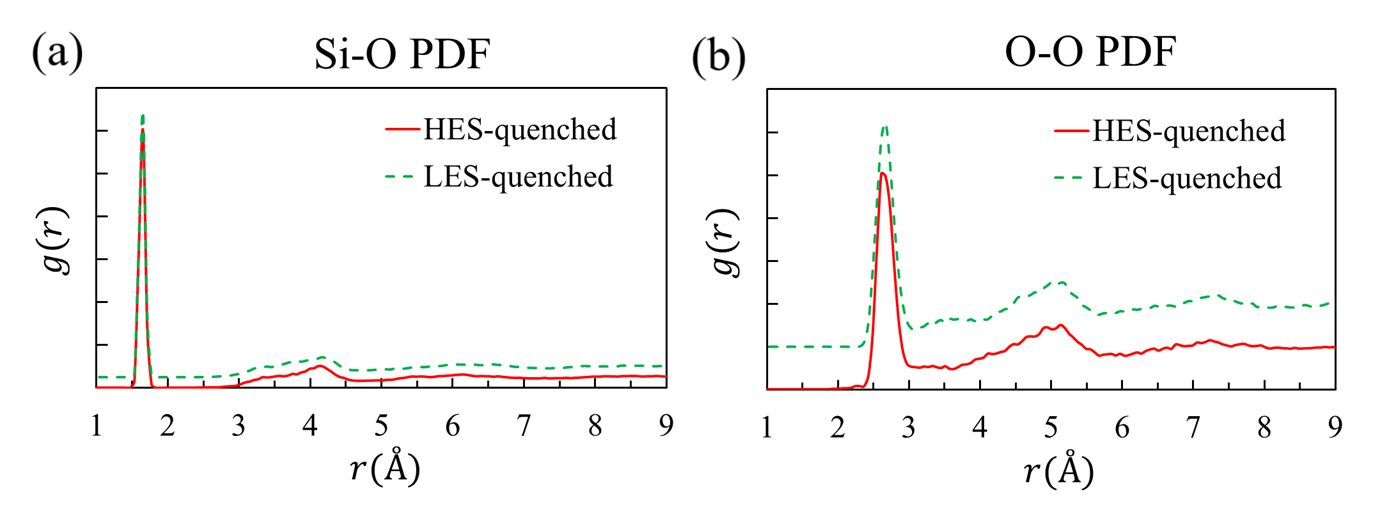
#> input picture 05_doc/dechant_figs/SI_p4_img0.jpeg, 1373 x 515 px
$ python digitize_dechant_pdf.py
#> lines starting #> are read from the running program, lines starting #| are printed output that depends on the picture; after the words box and inside, x2 and y2 are one past the last pixel; in counts of white or black regions, pixels touching at a corner belong together
#!/usr/bin/env python
"""Dechant JPCC 2026 의 partial PDF (Si-O, O-O, Si-Si) 를 색 분리로 digitize.

y축 눈금값이 없고, 게다가 LES(녹색)는 세로로 offset 되어 그려져 있다.
미지수 2개(offset, scale)를 물리 조건 2개로 결정한다:

  (1) 1피크보다 가까운 구간에서 g(r) = 0      → offset
  (2) 1피크 아래 배위수 = 이론값               → scale
        완전한 corner-sharing SiO4 망:  n(Si-O)=4, n(O-O)=6, n(Si-Si)=4
        n_ab = ∫ 4πr² ρ_b g_ab(r) dr

꼬리(g→1)는 쓰지 않는다. 논문 셀이 12.2 Å이라 **L/2 = 6.1 Å 너머는 최소이미지 밖**이고,
실제로 9 Å에서 수렴한 것처럼 보이지 않는다.

출력: dechant_pdf_digitized.dat  (r, g_SiO, g_OO, g_SiSi ; LES only)
"""
import numpy as np
from PIL import Image

# 논문 계: 120 atoms (40 SiO2), ρ = 2.20 g/cm3
MASS = 40 * (28.0855 + 2 * 15.9994)
V = MASS * 1.66053907 / 2.20
N_SI, N_O = 40, 80
RHO = {"Si": N_SI / V, "O": N_O / V}
print(f"논문 계: V = {V:.1f} A^3 (L = {V**(1/3):.2f} A),  L/2 = {V**(1/3)/2:.2f} A")

# (그림파일, 패널 x범위(전체폭 대비), 쌍, 이론 배위수, 중심원자, 상대원자, 0인 구간, 1피크 적분구간)
PANELS = [
    ("../05_doc/dechant_figs/SI_p4_img0.jpeg", (0.00, 0.50), "Si-O", 4.0, "Si", "O", (1.0, 1.30), (1.30, 2.10)),
    ("../05_doc/dechant_figs/SI_p4_img0.jpeg", (0.50, 1.00), "O-O",  6.0, "O",  "O", (1.0, 2.10), (2.10, 3.30)),
    ("../05_doc/dechant_figs/p3_img2.png",     (0.00, 0.51), "Si-Si", 4.0, "Si", "Si", (1.0, 2.20), (2.20, 3.80)),
]
RMIN, RMAX = 1.0, 9.0          # 세 그림 모두 x축 1~9 Å


def find_box(black):
    """축 프레임: 검은 픽셀이 가장 많은 가로선 2개(위/아래)와 그 선의 좌우 끝."""
    rs = black.sum(1)
    cand = np.where(rs > 0.5 * rs.max())[0]
    # 인접 행 묶어 위/아래 두 그룹
    grp, cur = [], [cand[0]]
    for x in cand[1:]:
        if x - cur[-1] <= 3:
            cur.append(x)
        else:
            grp.append(int(np.mean(cur))); cur = [x]
    grp.append(int(np.mean(cur)))
    r0, r1 = min(grp), max(grp)
    # 위/아래 테두리 중 더 길게 잡히는 쪽을 쓴다 (틱 라벨 때문에 한쪽이 잘릴 수 있음)
    ca = np.where(black[r0])[0]
    cb_ = np.where(black[r1])[0]
    c0 = min(ca.min(), cb_.min()); c1 = max(ca.max(), cb_.max())
    return c0, c1, r0, r1


grid = np.arange(RMIN, RMAX + 1e-9, 0.02)
out = [grid]

for path, (fx0, fx1), pair, cn_ref, ca, cb, zero_rng, peak_rng in PANELS:
    im = np.array(Image.open(path).convert("RGB")).astype(int)
    W = im.shape[1]
#> W = 1373
    sub = im[:, int(fx0 * W):int(fx1 * W)]
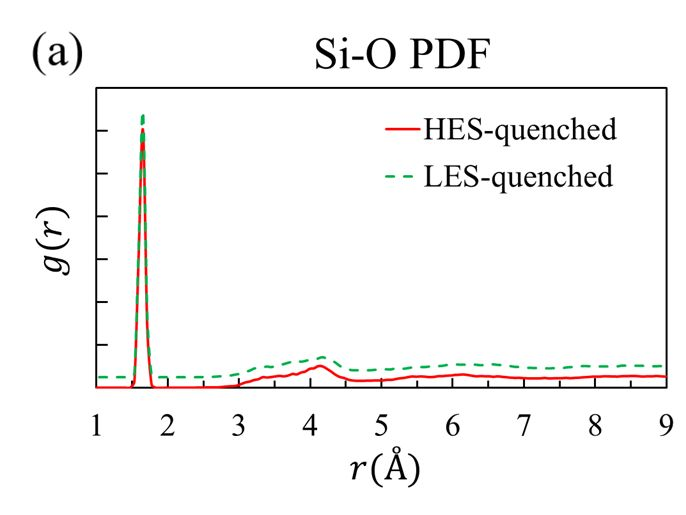
#> sub: shape (515, 686, 3) int64; mean R, G, B 246.7, 246.1, 245.7
    r_, g_, b_ = sub[:, :, 0], sub[:, :, 1], sub[:, :, 2]
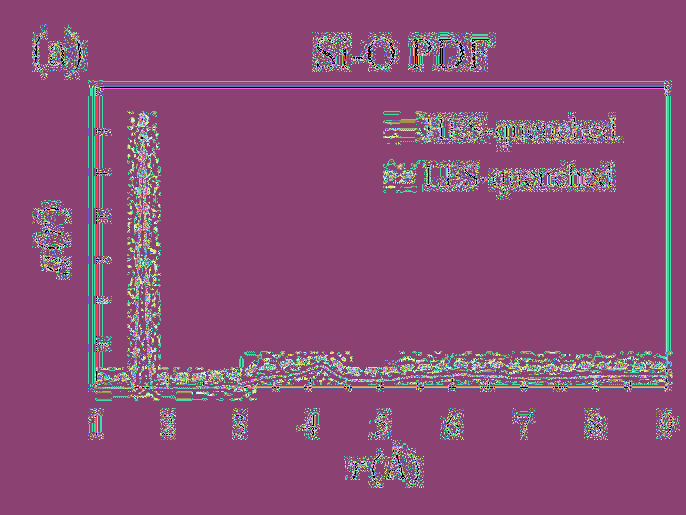
#> r_: shape (515, 686) int64; 256 distinct labels, from 0 to 255; one colour per label, 0 black
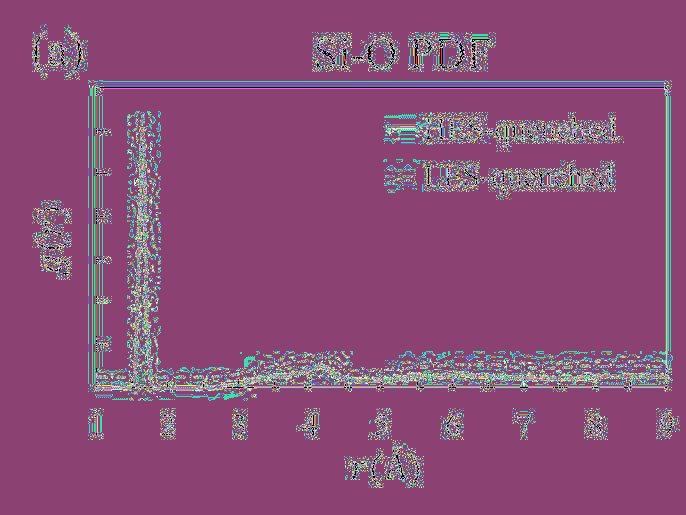
#> g_: shape (515, 686) int64; 256 distinct labels, from 0 to 255; one colour per label, 0 black
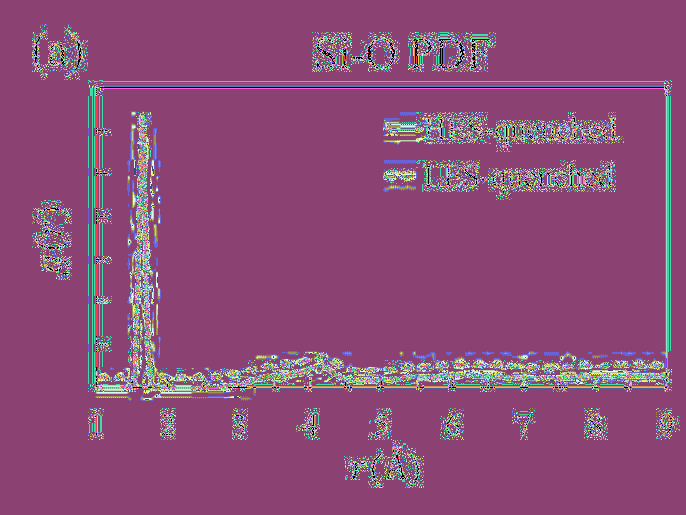
#> b_: shape (515, 686) int64; 256 distinct labels, from 0 to 255; one colour per label, 0 black
    black = (r_ < 110) & (g_ < 110) & (b_ < 110)
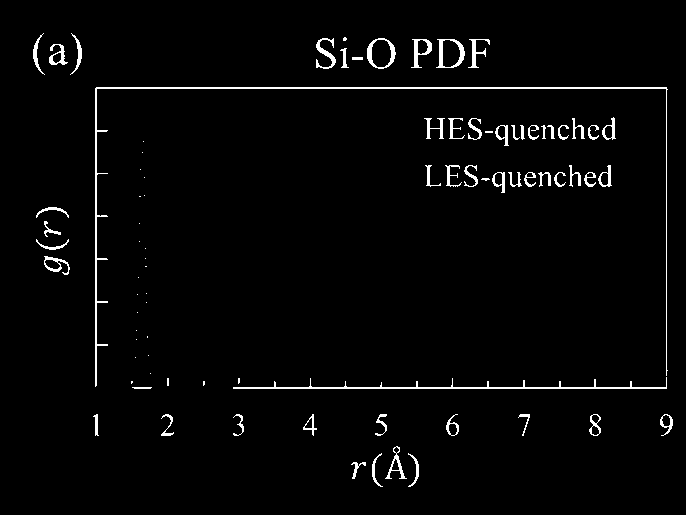
#> black: shape (515, 686) bool; 2.5% white in thin lines or dots, all inside (x1, y1, x2, y2) = (33, 33, 673, 487)
    c0, c1, r0, r1 = find_box(black)
#> in find_box, `rs = black.sum(1)`: rs = 515 values, max 572 at index 88, min 0 at index 0, mean 16.91
#> in find_box, `cand = np.where(rs > 0.5 * rs.max())[0]`: cand = [87, 88, 387, 388]
#> in find_box, `grp, cur = [], [cand[0]]`: grp = []; cur = [87]
#> the loop in find_box, `for x in cand[1:]:` made 3 passes
#> (x, cur) on pass 2: (387, [387])
#> x on passes 1, 3: 88, 388
#> in find_box, `r0, r1 = min(grp), max(grp)`: r0 = 87; r1 = 387
#> in find_box, `ca = np.where(black[r0])[0]`: ca = 571 values from 96 to 666
#> in find_box, `cb_ = np.where(black[r1])[0]`: cb_ = 454 values from 132 to 666
#> in find_box, `c0 = min(ca.min(), cb_.min())`: c0 = 96
#> in find_box, `c1 = max(ca.max(), cb_.max())`: c1 = 666
#> c0 = 96; c1 = 666; r0 = 87; r1 = 387
    green = (g_ > 90) & (g_ > r_ + 35) & (g_ > b_ + 35)
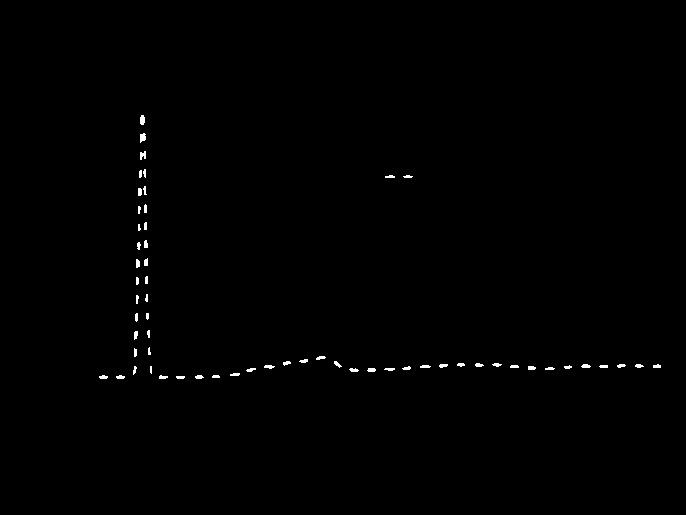
#> green: shape (515, 686) bool; 0.44% white; 60 white regions (6 under 20 px), largest, box (x1, y1, x2, y2) and area: (140, 133, 146, 143) 45, (140, 115, 145, 125) 43, (140, 151, 146, 160) 39
    green[: r0 + 3, :] = False
    green[:, : c0] = False; green[:, c1 + 1:] = False

    # ★ 범례가 플롯 박스 **안쪽** 우상단에 있다. 열마다 녹색 픽셀을 세로로 군집화한 뒤
    #   군집이 둘 이상이면 **아래쪽(= g 가 작은 쪽) 군집**을 곡선으로 채택한다.
    #   이 그림들에서 범례는 항상 해당 r 구간의 곡선보다 위에 있다.
    xs, ys, nsplit = [], [], 0
    for c in range(c0, c1 + 1):
        rows = np.where(green[:, c])[0]
        rows = rows[(rows > r0) & (rows <= r1)]
        if len(rows) == 0:
            continue
        cl, cur = [], [rows[0]]
        for x in rows[1:]:
            if x - cur[-1] <= 6:
                cur.append(x)
            else:
                cl.append(cur); cur = [x]
        cl.append(cur)
        if len(cl) > 1:
            nsplit += 1
        sel = cl[-1]                          # 가장 아래 군집
        xs.append(RMIN + (c - c0) / (c1 - c0) * (RMAX - RMIN))
        ys.append(r1 - float(np.mean(sel)))   # 픽셀 높이 (위로 +)
#> this loop made 571 passes
#> sel on passes 4, 5, 6, 7, 8, 9, 10, 11, 12, 21, 22, 23: [376, 377], [376, 377, 378], [376, 377, 378], [375, 376, 377, 378], [375, 376, 377, 378], [375, 376, 377, 378], [376, 377, 378], [376, 377, 378], [376, 377], [376, 377], [376, 377, 378], [376, 377, 378]
#> rows on pass 55: [352, 353, 354, 366, 367, 368, 369, 370, 371, 372]
#> after the loop, nsplit = 35; xs = 306 values from 1.04 to 8.92; ys = 306 values, max 232.5 at index 27, min 10 at index 1, mean 24.05
    xs, ys = np.array(xs), np.array(ys)

    # 점선 gap 이 있는 열에서는 범례 조각만 녹색으로 남아 그것이 곡선으로 잡힌다.
    # 국소 중앙값 대비 큰 이상치를 버리고 다시 보간한다 (MAD 기준).
    # ※ 1피크는 진짜로 뾰족하므로 이상치로 오인된다. **꼬리 구간에만** 적용한다.
    keep = np.ones(len(ys), bool)
    W_ = 21
    for i in np.where(xs > peak_rng[1])[0]:
        lo, hi = max(0, i - W_), min(len(ys), i + W_ + 1)
        nb = np.delete(ys[lo:hi], i - lo)
        med = np.median(nb)
        mad = np.median(np.abs(nb - med)) + 1e-9
        if abs(ys[i] - med) > 6 * mad:
            keep[i] = False
#> this loop made 260 passes
#> (hi, med, mad) on passes 1 to 3: (68, 10.5, 0.5), (69, 10.5, 0.5), (70, 10.5, 0.5)
    nrej = (~keep).sum()
#> nrej = 7
    xs, ys = xs[keep], ys[keep]
#> xs = 299 values from 1.04 to 8.92; ys = 299 values, max 232.5 at index 27, min 10 at index 1, mean 22.84

    y = np.interp(grid, xs, ys, left=np.nan, right=np.nan)
    y = np.where(np.isnan(y), np.nanmin(y), y)
#> y = 401 values, max 217.7 at index 32, min 10 at index 0, mean 20.83

    # (1) offset: 1피크 앞 구간 평균
    m0 = (grid >= zero_rng[0]) & (grid < zero_rng[1])
    y = y - y[m0].mean()
#> y = 401 values, max 207.4 at index 32, min -0.305 at index 0, mean 10.52

    # (2) scale: 두 가지 독립 기준으로 구해 서로 대조한다 (digitize 불확실성의 척도)
    mp = (grid >= peak_rng[0]) & (grid < peak_rng[1])
    dr = grid[1] - grid[0]
    integ = (np.clip(y[mp], 0, None) * 4 * np.pi * grid[mp] ** 2 * dr).sum() * RHO[cb]
#> integ = 29.65
    s_cn = cn_ref / integ                       # (a) 1차 배위수 = 이론값
#> s_cn = 0.135
    mt = (grid > 3.5) & (grid < 6.1)            # (b) g -> 1 (L/2=6.1 A 안쪽만)
    s_tail = 1.0 / y[mt].mean()
#> s_tail = 0.0871

    g = np.clip(y * s_tail, 0, None)            # 본 곡선은 (b) 기준. g(r) 정의에 충실.
#> g = 401 values, max 18.07 at index 32, min 0 at index 0, mean 0.918
    cn_got = (g[mp] * 4 * np.pi * grid[mp] ** 2 * dr).sum() * RHO[cb]
#> cn_got = 2.58
    pk = grid[mp][np.argmax(g[mp])]
#> pk = 1.64
    print(f"{pair:6s} box=({c0},{c1},{r0},{r1})  1피크 {pk:.3f} A  g_max={g[mp].max():6.2f}"
          f"  |  배위수 {cn_got:.2f} (이론 {cn_ref:.0f})"
          f"  두 규격화 비 {s_cn/s_tail:.2f}   군집분리 {nsplit}열, 이상치제거 {nrej}점")
#| Si-O   box=(96,666,87,387)  1피크 1.640 A  g_max= 18.07  |  배위수 2.58 (이론 4)  두 규격화 비 1.55   군집분리 35열, 이상치제거 7점
#> pass 3 of the loop `for path, (fx0, fx1), pair, cn_ref, ca, cb, zero_rng, peak_rng in PANE..`:
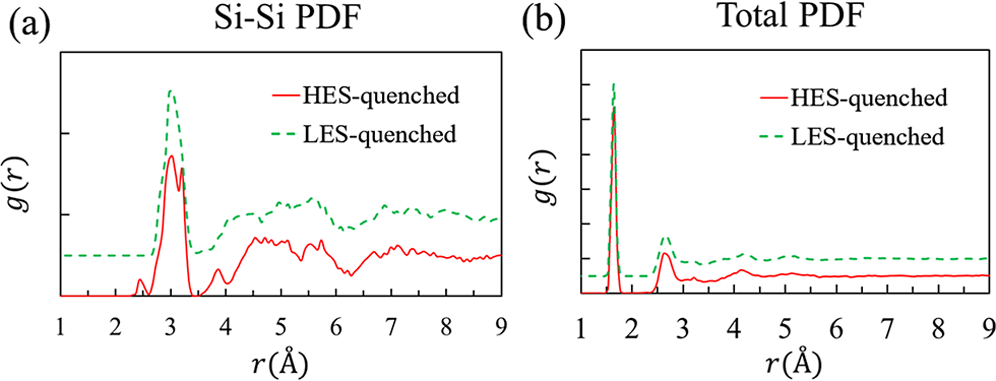
#> input picture 05_doc/dechant_figs/p3_img2.png, 996 x 381 px
#> im: shape (381, 996, 3) int64
#> sub: shape (381, 507, 3) int64
#> r_: shape (381, 507) int64; 256 distinct labels, from 0 to 255
#> g_: shape (381, 507) int64; 256 distinct labels, from 0 to 255
#> b_: shape (381, 507) int64; 256 distinct labels, from 0 to 255
#> `black = (r_ < 110) & (g_ < 110) & (b_ < 110)`:
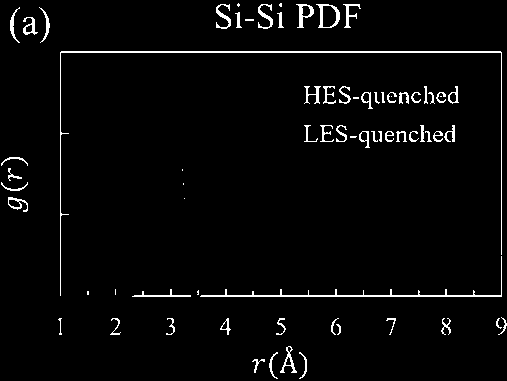
#> black: shape (381, 507) bool; 3.1% white in thin lines or dots
#> `green = (g_ > 90) & (g_ > r_ + 35) & (g_ > b_ + 35)`:
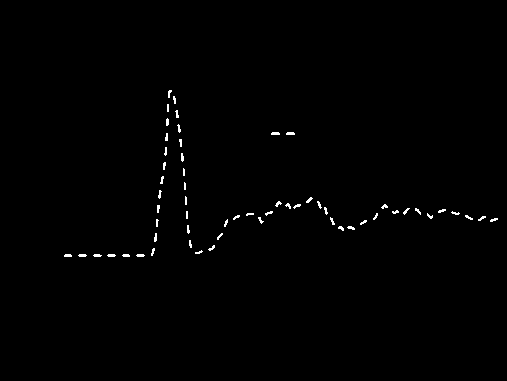
#> green: shape (381, 507) bool; 0.61% white in thin lines or dots, all inside (x1, y1, x2, y2) = (64, 90, 498, 257)
#| Si-Si  box=(60,501,51,295)  1피크 3.000 A  g_max=  4.38  |  배위수 4.23 (이론 4)  두 규격화 비 0.94   군집분리 39열, 이상치제거 4점
    out.append(g)

np.savetxt("dechant_pdf_digitized.dat", np.c_[tuple(out)],
           header="r(A)  g_SiO  g_OO  g_SiSi   [Dechant JPCC2026 LES, colour-digitized, "
                  "offset=0 below 1st peak, scale set by 1st-shell CN = 4/6/4]")
print("-> dechant_pdf_digitized.dat")
